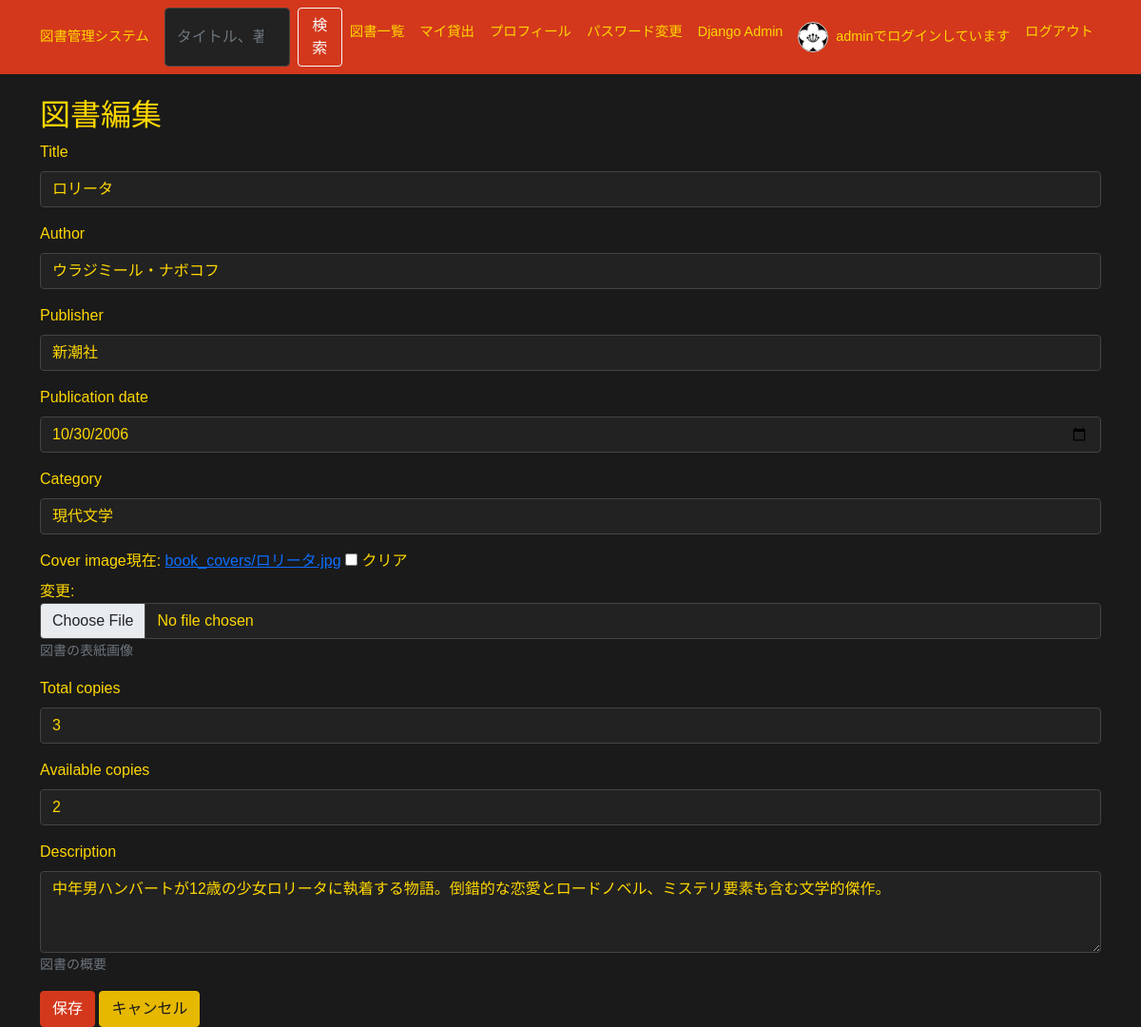
Before: /books/5/edit/ (signed in) with the older database file.
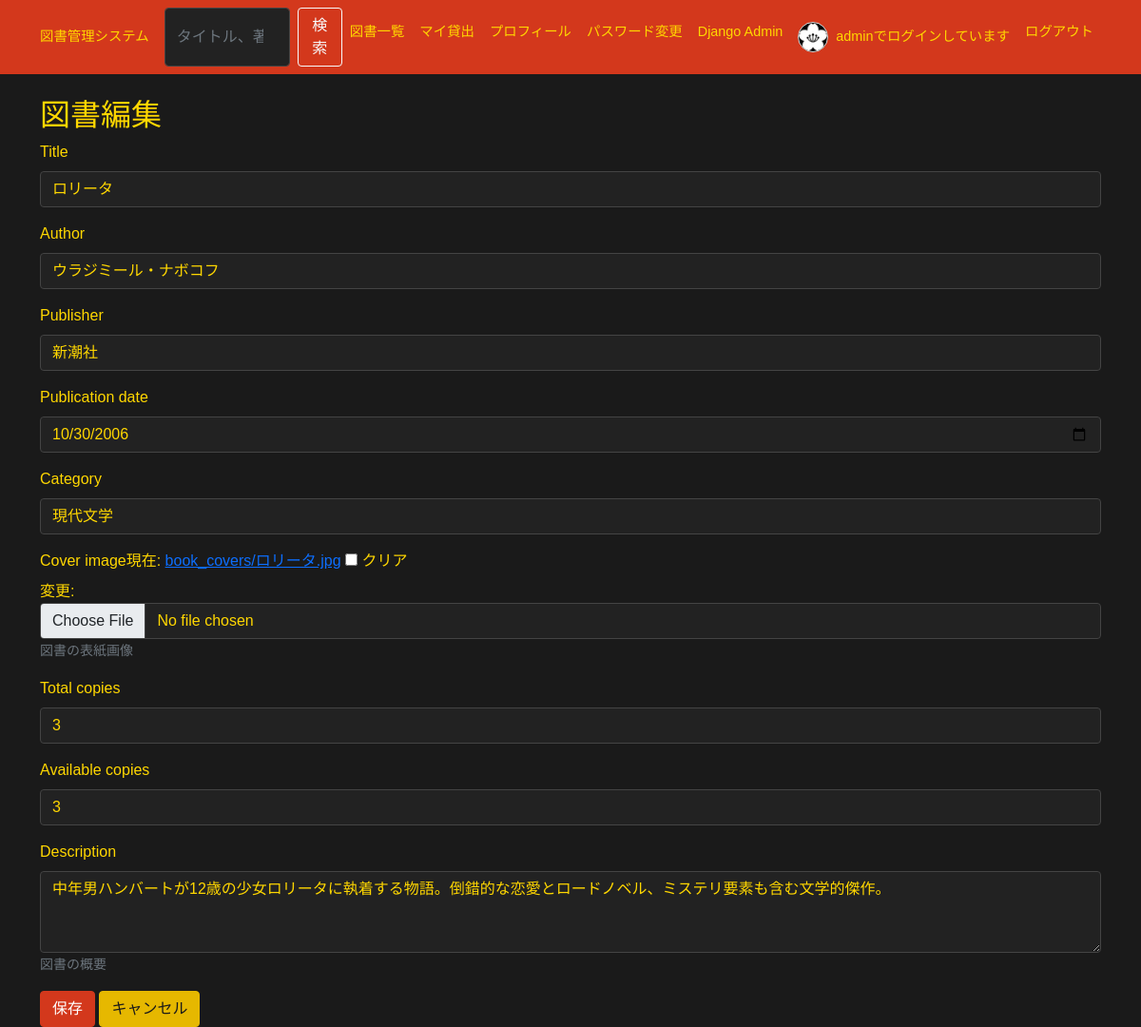
After: the same page with the newer database file.
### book_management/models.py (models this page shows, shortened)
class Book(models.Model):
    book_id = models.AutoField(primary_key=True)
    isbn = models.CharField(max_length=13, unique=True, null=True,blank=True,help_text="ISBNコード（重複不可、空白不可）")
    title = models.CharField(max_length=200)
    author = models.CharField(max_length=100)
    publisher = models.CharField(max_length=200)
    publication_date = models.DateField()
    category = models.CharField(max_length=50, null=True, blank=True)
    cover_image = models.ImageField(
        upload_to='book_covers',
        null=True,
        blank=True,
        help_text="図書の表紙画像"
        )
    total_copies = models.PositiveIntegerField(default=1)
    available_copies = models.PositiveIntegerField(default=1)
    description = models.TextField(null=True, blank=True,help_text="図書の概要")
    average_rating = models.DecimalField(
        max_digits=3,
        decimal_places=2,
        default=0.00,
        help_text="平均評価"
    )
    review_count = models.PositiveIntegerField(default=0, help_text="レビュー数")
    created_at = models.DateTimeField(auto_now_add=True)
    updated_at = models.DateTimeField(auto_now=True)

### book_management/views.py (the view)
# urls.py: path('books/<int:pk>/edit/', views.edit_book, name='edit_book'),
def edit_book(request, pk):
    if not request.user.is_staff:
        return HttpResponse('権限がありません', status=403)
    book = get_object_or_404(Book, pk=pk)
    if request.method == 'POST':
        form = BookForm(request.POST, request.FILES, instance=book)
        if form.is_valid():
            form.save()
            messages.success(request, '図書情報を更新しました。')
            return redirect('book_management:index')
    else:
        form = BookForm(instance=book)
    return render(request, 'book_management/book_form.html', {'form': form})

### book_management/forms.py
class BookForm(forms.ModelForm):
    class Meta:
        model = Book
        fields = [
            'title', 'author', 'publisher', 'publication_date', 'category',
            'cover_image', 'total_copies', 'available_copies', 'description'
        ]
        widgets = {
            'publication_date': forms.DateInput(attrs={'type': 'date'}),
            'description': forms.Textarea(attrs={'rows': 3}),
        }

### templates/book_management/book_form.html (shortened to what this page needs)
{% extends 'base.html' %}
{% load django_bootstrap5 %}
{% block content %}
<h2>{% if form.instance.pk %}図書編集{% else %}図書追加{% endif %}</h2>
<form method="post" enctype="multipart/form-data">
    {% bootstrap_form form %}
    <button type="submit" class="btn btn-primary">保存</button>
    <a href="{% url 'book_management:index' %}" class="btn btn-secondary">キャンセル</a>
</form>
{% endblock %}

Changed rows visible on the page:
changed Book "ロリータ": available_copies "2" → "3"
